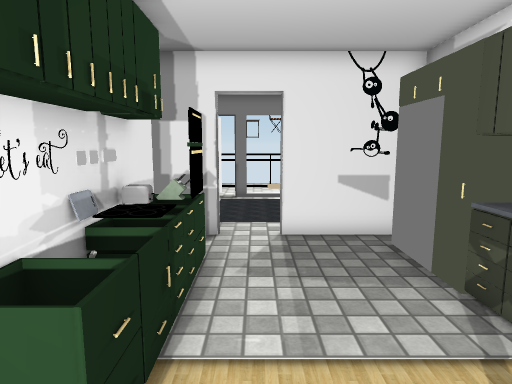
view 1 (above)

16 first-person views from a walk through a scene from a Unity 3-D project. The camera is 1.4 m above the floor, tilts 8° down and sees 75° across. Doors are open. The floor is counted in squares, 0.5 m on a side. Each view is taken from the middle of a square. On the plan, view 1 faces up. The plan holds only what a view shows up to about 20 squares ahead; the rest is blank. The place goes on beyond the plan. The player is left out. Some surface patterns are stand-ins.

view 2
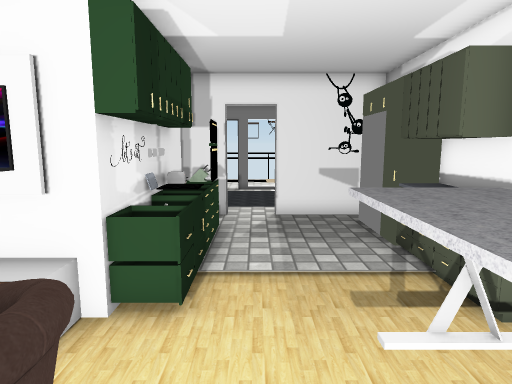

view 3
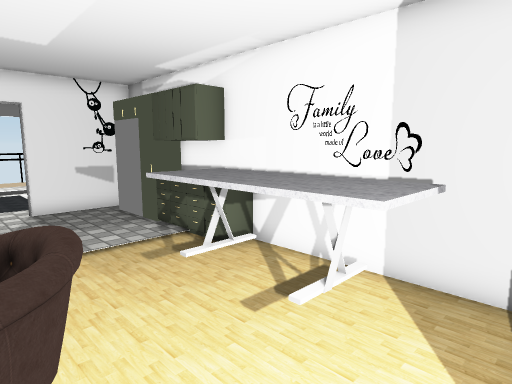

view 4
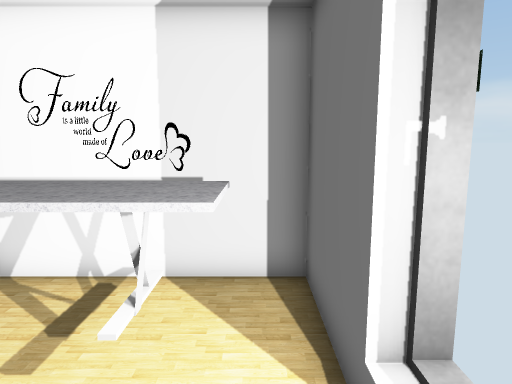

view 5
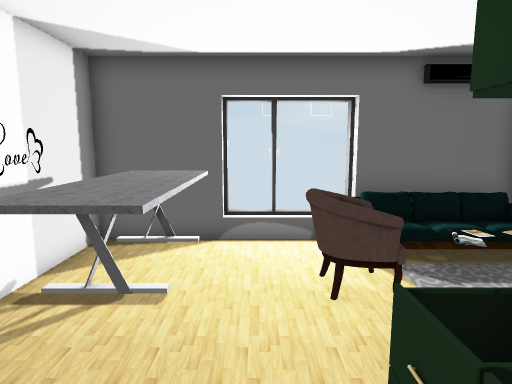

view 6
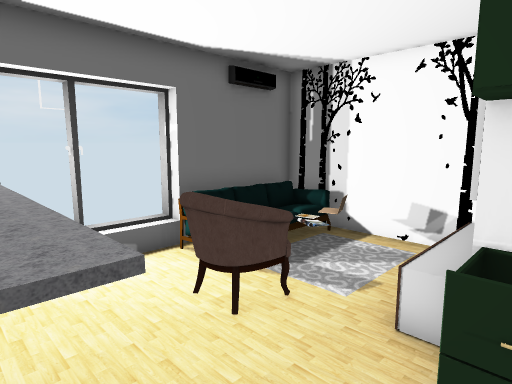

view 7
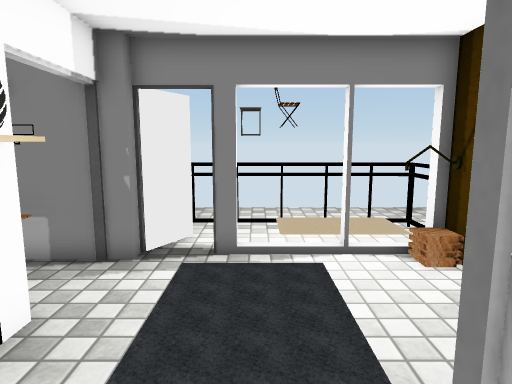

view 8
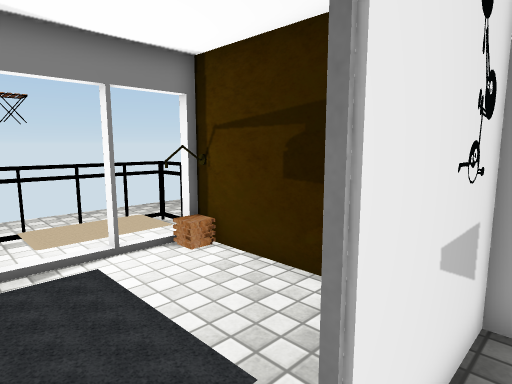

view 9
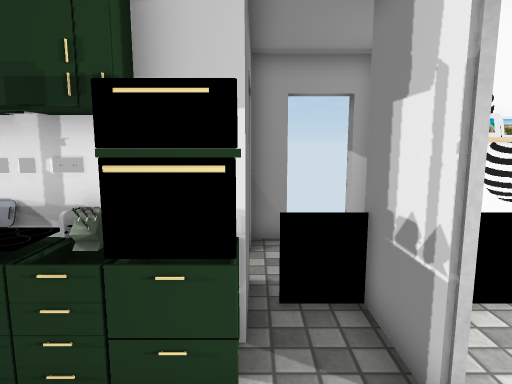

view 10
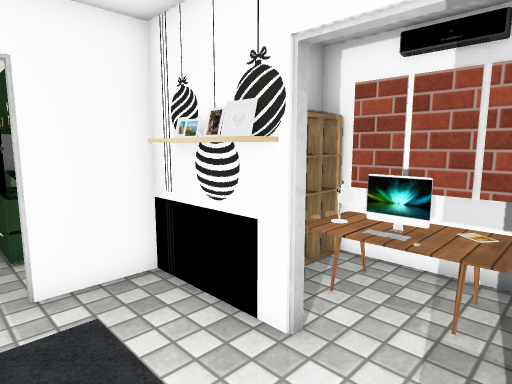

view 11
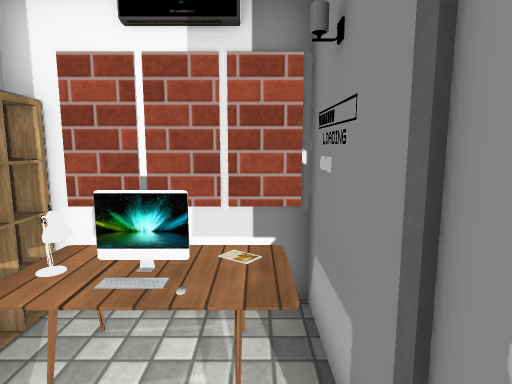

view 12
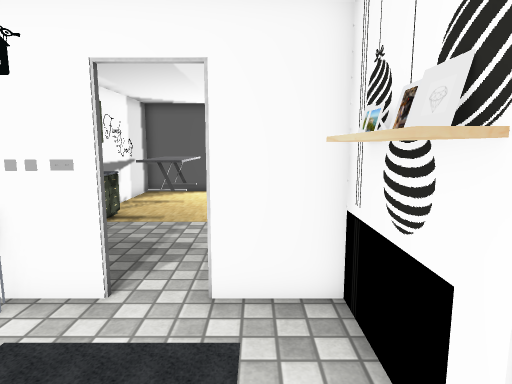

view 13
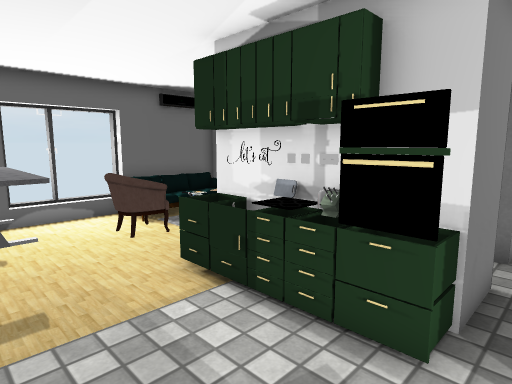

view 14
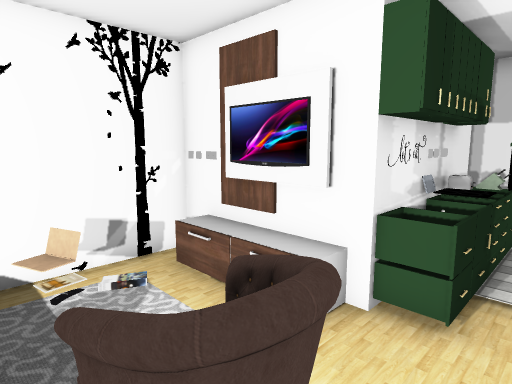

view 15
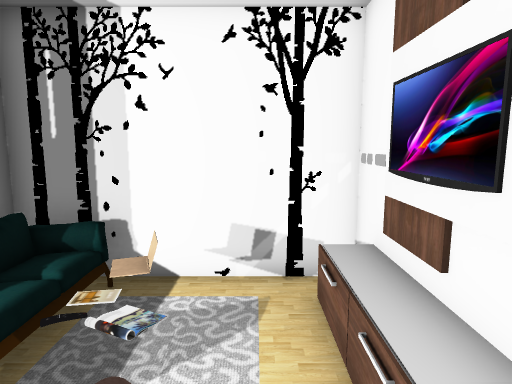

view 16
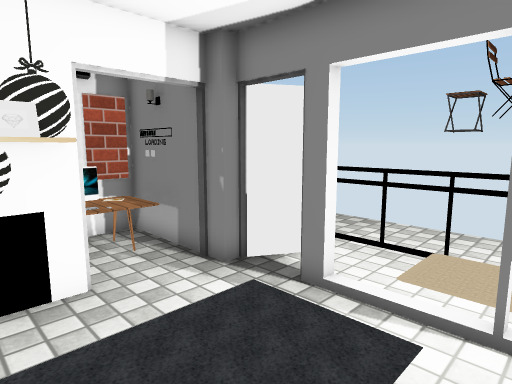

### Floor plan
Key: @ floor where view 1 was taken; # wall or solid block; x gap in a wall; . floor; D open door; = window, fence, low wall or low ledge; ^ raised ledge; O other object.
Columns run from 8 left of view 1 to 5 right of it. Each row starts with its distance up from view 1.
 20       #...OO #
 19       x......#
 18      ###.....#
 17 ######......O#
 16 #OO .........#
 15 # OO.........#
 14 # OO##.......#
 13 # O ##.......#
 12 #OOO##......O
 11 #   ##..D..
 10 D   ###xD#####
  9 D...=#......#
  8 ##..##=#....#
  7      ^##....##
  6       ##....O#
  5      ##=....O#
  4      ##=....O#
  3      ##=....^#
  2 ######=#....O#
  1 #........OOO.#
  0 #.......@OOO.#
 -1 #...#OOO.OOO.#
 -2 #.O.#OOO.OOO.#
 -3 #OOOOO...OOO.#
 -4 ####  ....OO.#
 -5     ##...#####
 -6      #DDD#

Where each view was taken, in squares from view 1:
view 1: 0 up, 0 right, facing up
view 2: 3 down, 0 right, facing up
view 3: 5 down, 2 left, facing up-right
view 4: 4 down, 2 left, facing right
view 5: 5 up, 0 right, facing down
view 6: 3 up, 2 right, facing down-left
view 7: 9 up, 0 right, facing up
view 8: 9 up, 1 left, facing up-right
view 9: 8 up, 2 right, facing left
view 10: 17 up, 0 right, facing down-left
view 11: 16 up, 2 left, facing left
view 12: 16 up, 2 left, facing down
view 13: 9 up, 3 right, facing down-left
view 14: 3 down, 0 right, facing up-left
view 15: 0 up, 1 left, facing left
view 16: 12 up, 3 right, facing up-left
